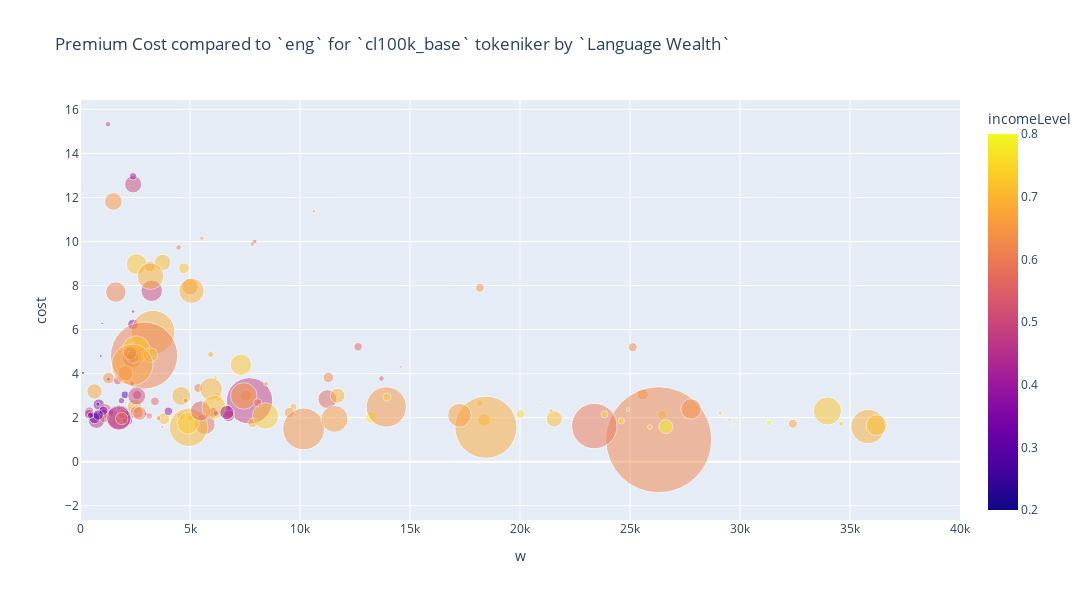

Here is the notebook cell this chart was saved with:
### Code cell
fig = px.scatter(
    W,
    x="w",
    y="cost",
    size="population_2022adj",
    color="incomeLevel",
    hover_name="lang",
    # log_x=True,
    # log_y=False,
    size_max=75,
    range_x=(0, 40_000),
    opacity=0.5,
    title="Premium Cost compared to `eng` for `cl100k_base` tokeniker by `Language Wealth`",
)

fig.update_layout(
    autosize=True,
    width=1200,
    height=600,
)
fig.show()

### Figure 1 — Plotly figure (JSON) as saved in the notebook; plotly's stock layout.template omitted (floating-point values rounded to 4 significant figures; data arrays with more than 128 entries replaced by an {"elided": "..."} marker saying what was removed)
{"data": [{"hovertemplate": "<b>%{hovertext}</b><br><br>w=%{x}<br>cost=%{y}<br>population_2022adj=%{marker.size}<br>incomeLevel=%{marker.color}<extra></extra>", "hovertext": {"elided": "172 str values"}, "legendgroup": "", "marker": {"color": {"elided": "172 float values"}, "coloraxis": "coloraxis", "opacity": 0.5, "size": {"elided": "172 int values"}, "sizemode": "area", "sizeref": 308900.0, "symbol": "circle"}, "mode": "markers", "name": "", "orientation": "v", "showlegend": false, "type": "scatter", "x": {"elided": "172 float values"}, "xaxis": "x", "y": {"elided": "172 float values"}, "yaxis": "y"}], "layout": {"autosize": true, "coloraxis": {"colorbar": {"title": {"text": "incomeLevel"}}, "colorscale": [[0, "#0d0887"], [0.1111, "#46039f"], [0.2222, "#7201a8"], [0.3333, "#9c179e"], [0.4444, "#bd3786"], [0.5556, "#d8576b"], [0.6667, "#ed7953"], [0.7778, "#fb9f3a"], [0.8889, "#fdca26"], [1, "#f0f921"]]}, "height": 600, "legend": {"itemsizing": "constant", "tracegroupgap": 0}, "title": {"text": "Premium Cost compared to `eng` for `cl100k_base` tokeniker by `Language Wealth`"}, "width": 1200, "xaxis": {"anchor": "y", "domain": [0, 1], "range": [0, 40000], "title": {"text": "w"}, "type": "linear"}, "yaxis": {"anchor": "x", "autorange": true, "domain": [0, 1], "range": [-2.646, 16.43], "title": {"text": "cost"}, "type": "linear"}}}
